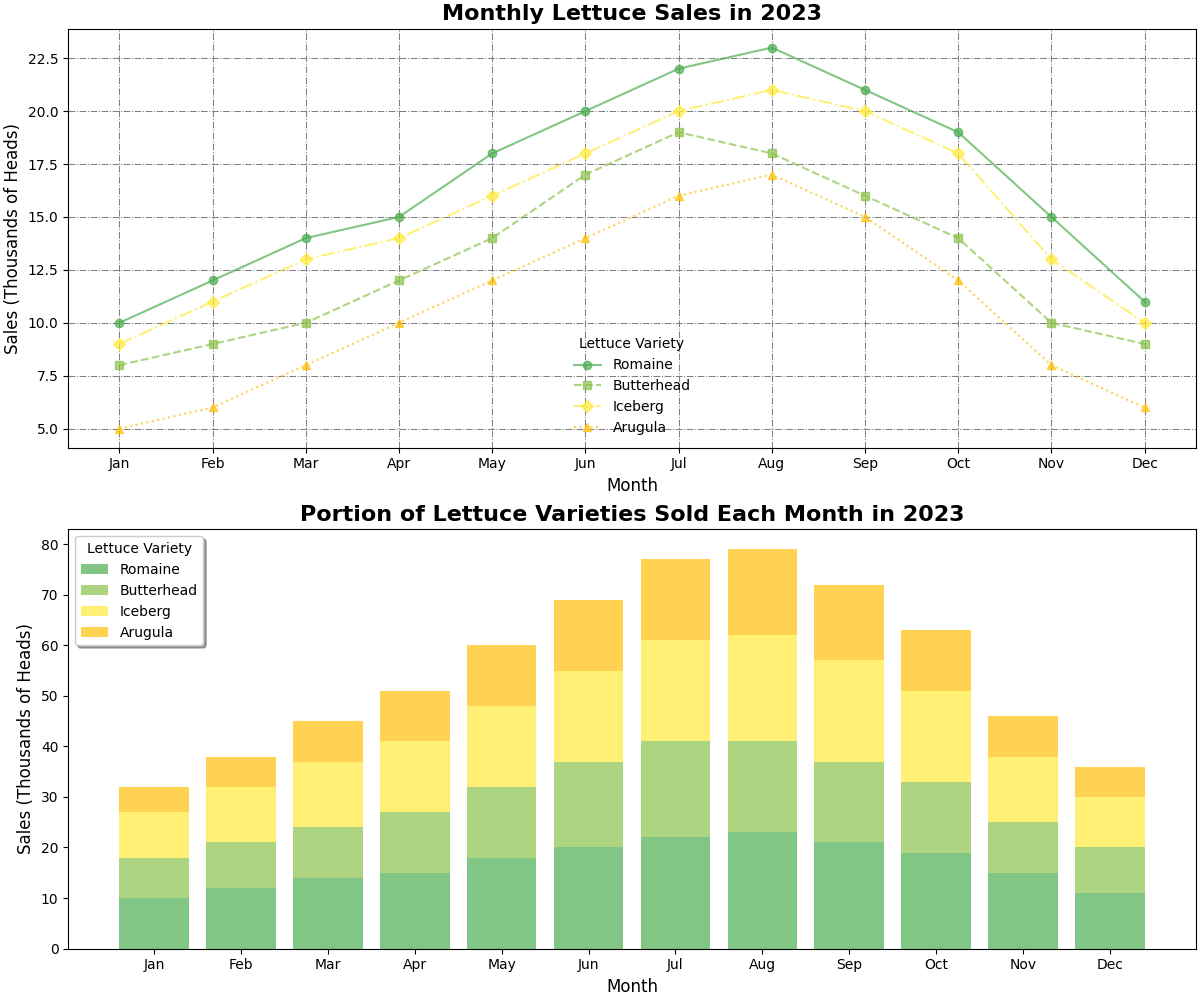

Generate this figure with Python:
import numpy as np
import matplotlib.pyplot as plt

months = ['Jan', 'Feb', 'Mar', 'Apr', 'May', 'Jun', 'Jul', 'Aug', 'Sep', 'Oct', 'Nov', 'Dec']
lettuce_varieties = ['Romaine', 'Butterhead', 'Iceberg', 'Arugula']
sales_data = np.array([
    [10, 12, 14, 15, 18, 20, 22, 23, 21, 19, 15, 11],
    [8, 9, 10, 12, 14, 17, 19, 18, 16, 14, 10, 9],
    [9, 11, 13, 14, 16, 18, 20, 21, 20, 18, 13, 10],
    [5, 6, 8, 10, 12, 14, 16, 17, 15, 12, 8, 6]
])
colors = ['#4CAF50', '#8BC34A', '#FFEB3B', '#FFC107']

fig, axs = plt.subplots(2, 1, figsize=(12, 10), constrained_layout=True)

# Randomly chosen marker type and line style for each variety
marker_styles = ['o', 's', 'D', '^']
line_styles = ['-', '--', '-.', ':']

# 1st subplot
for idx, variety in enumerate(lettuce_varieties):
    axs[0].plot(months, sales_data[idx], color=colors[idx], marker=marker_styles[idx], linestyle=line_styles[idx], alpha=0.7, label=variety)

axs[0].set_title('Monthly Lettuce Sales in 2023', fontsize=16, weight='bold')
axs[0].set_xlabel('Month', fontsize=12)
axs[0].set_ylabel('Sales (Thousands of Heads)', fontsize=12)
axs[0].legend(title='Lettuce Variety', loc='lower center', frameon=False)

axs[0].grid(True, which='major', color='gray', linestyle='-.', linewidth=0.75)

# 2nd subplot
cumulative_sales_data = np.cumsum(sales_data, axis=0)
bottom = np.zeros(len(months))
for idx, (variety, color) in enumerate(zip(lettuce_varieties, colors)):
    axs[1].bar(months, sales_data[idx], bottom=bottom, color=color, alpha=0.7, label=variety)
    bottom += sales_data[idx]

axs[1].set_title('Portion of Lettuce Varieties Sold Each Month in 2023', fontsize=16, weight='bold')
axs[1].set_xlabel('Month', fontsize=12)
axs[1].set_ylabel('Sales (Thousands of Heads)', fontsize=12)
axs[1].legend(title='Lettuce Variety', loc='upper left', frameon=True, shadow=True)

axs[1].grid(True, which='minor', color='lightgray', linestyle=':', linewidth=0.5)

plt.show()
